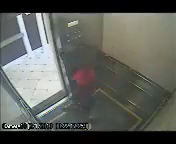
#> input picture frame 4 of Herramientas/output.mp4, 176 x 144 px
$ python prueba2.py
#> lines starting #> are read from the running program, lines starting #| are printed output that depends on the picture; after the words box and inside, x2 and y2 are one past the last pixel; in counts of white or black regions, pixels touching at a corner belong together
import cv2
import numpy as np
import os

def horn_schunck_real_time(I1, I2, alpha, iterations):
    I1_gray = cv2.cvtColor(I1, cv2.COLOR_BGR2GRAY)
    I2_gray = cv2.cvtColor(I2, cv2.COLOR_BGR2GRAY)

    flow = cv2.calcOpticalFlowFarneback(I1_gray, I2_gray, None, 0.5, 3, 15, 3, 7, 1.5, 0)

    u = flow[:, :, 0]
    v = flow[:, :, 1]

    return u, v

def sumar_cinco_a_promedios(promedio_file, grid_size):
    with open(promedio_file, 'r') as file:
        lines = file.readlines()

    new_promedios = []
    for line in lines:
        promedio = float(line.split(':')[-1].strip())
        new_promedio = promedio + 5.97
        new_promedios.append(new_promedio)

    # Ajustar el tamaño de new_promedios si es necesario
    expected_length = grid_size ** 2
    if len(new_promedios) < expected_length:
        new_promedios.extend([0] * (expected_length - len(new_promedios)))

    return new_promedios

if __name__ == "__main__":
    video_path = "ParteCuatro/HS/output.mp4"
    capture = cv2.VideoCapture(video_path)

    width = int(capture.get(cv2.CAP_PROP_FRAME_WIDTH))
    height = int(capture.get(cv2.CAP_PROP_FRAME_HEIGHT))
    fps = capture.get(cv2.CAP_PROP_FPS)  # Obtener FPS del video original

    fourcc = cv2.VideoWriter_fourcc(*'mp4v') if cv2.VideoWriter_fourcc(*'mp4v') != -1 else cv2.VideoWriter_fourcc(*'avc1')
    output_video_path = "videos/HSF.mp4"
    output_video = cv2.VideoWriter(output_video_path, fourcc, fps, (width, height))  # Establecer la misma FPS para el video de salida

    cv2.namedWindow("Flujo óptico")

    ret, old_frame = capture.read()
#> old_frame is the input picture: shape (144, 176, 3); mean B, G, R 91.2, 97, 94.6

    scale_factor = 0.5
    threshold = 4

    promedio_file = "promedioCeldas.txt"
    grid_size = 20
    new_promedios = sumar_cinco_a_promedios(promedio_file, grid_size)
#> (reads promedioCeldas.txt from the repository)

    while True:
        ret, frame = capture.read()
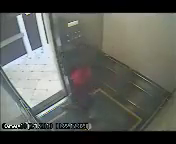
#> input picture frame 5 of Herramientas/output.mp4, 176 x 144 px
#> frame is the input picture: shape (144, 176, 3); mean B, G, R 91, 96.9, 94.5

        if not ret:
            break

        u, v = horn_schunck_real_time(old_frame, frame, 0.01, 1)
#> in horn_schunck_real_time, `I1_gray = cv2.cvtColor(I1, cv2.COLOR_BGR2GRAY)`:
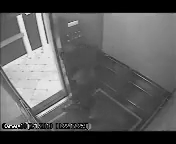
#> I1_gray: shape (144, 176); min 0, max 244, mean 95.6
#> in horn_schunck_real_time, `u = flow[:, :, 0]`:
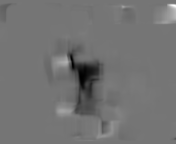
#> u: shape (144, 176) float32; min -2.11, max 2.46, mean -0.0475; drawn with min black and max white
#> in horn_schunck_real_time, `v = flow[:, :, 1]`:
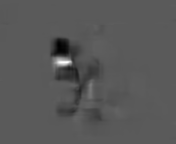
#> v: shape (144, 176) float32; min -1.5, max 2.74, mean -0.0336; drawn with min black and max white

        for y in range(0, frame.shape[0], 10):
            for x in range(0, frame.shape[1], 10):
                magnitude = np.sqrt(u[y, x] ** 2 + v[y, x] ** 2)
                promedio_celda = new_promedios[(y // 10) * (frame.shape[1] // 10) + (x // 10)]  # Promedio de la celda
                cv2.rectangle(frame, (x, y), (x + 10, y + 10), (0, 255, 255), 1)  # Dibujar cuadrícula

                if y > 40 and y < 140 and x > 20 and x < 170:
                    if magnitude >= promedio_celda:
                        color = (0, 0, 255)  # Rojo
                        cv2.rectangle(frame, (x, y), (x + 10, y + 10), color, -1)  # Rellenar celda en rojo
                    else:
                        color = (0, 255, 0)  # Verde

                    cv2.arrowedLine(frame, (x, y), (int(x + scale_factor * u[y, x]), int(y + scale_factor * v[y, x])), color, 1, tipLength=0.5)
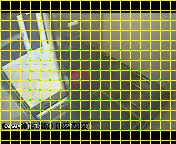
#> frame: shape (144, 176, 3); 19.76% of pixels changed, all inside (x1, y1, x2, y2) = (0, 0, 176, 144)

        cv2.imshow("Flujo óptico", frame)
        output_video.write(frame)

        old_frame = frame.copy()

        key = cv2.waitKey(1) & 0xFF
#> (key Esc is pressed here)
        if key == 27:
            break

    capture.release()
    output_video.release()
    cv2.destroyAllWindows()
